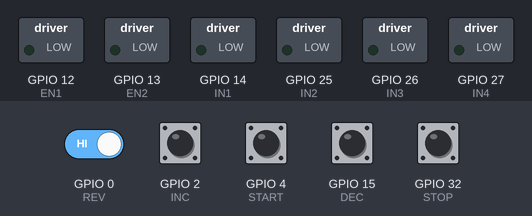
Bench run of a sketch on a simulated ESP32. Parts: switched loads named in the sketch (green lamp = pin HIGH). Dashed ring = blinking. The inputs (shaded band) are chosen by the test bench; at power-on: GPIO 0 (REV), GPIO 2 (INC), GPIO 4 (START), GPIO 15 (DEC), GPIO 32 (STOP) HIGH.

Above: at 1.2 s.
1.3 s: GPIO 4 (START) pulled LOW for 0.15 s
At 1.92 s:
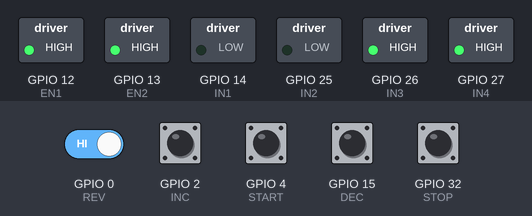
4.3 s: GPIO 0 (REV) driven LOW
At 5.29 s:
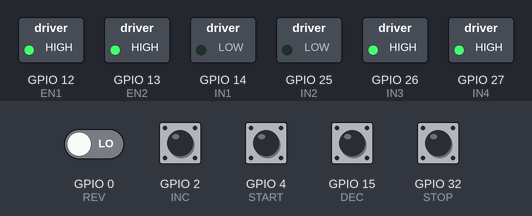
7.3 s: GPIO 32 (STOP) pulled LOW for 1 s
At 7.65 s:
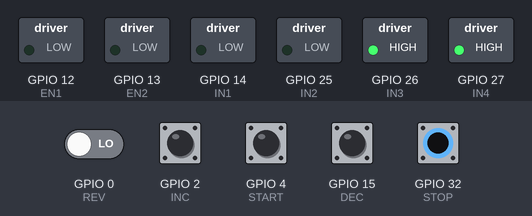
9.8 s: GPIO 4 (START) pulled LOW for 1 s
At 10.3 s:
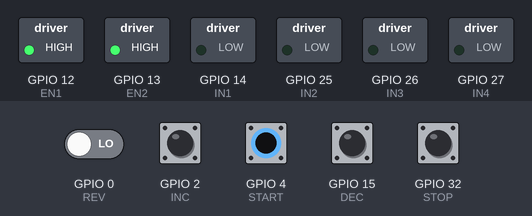
13.0 s: GPIO 32 (STOP) pulled LOW for 1 s
At 13.62 s:
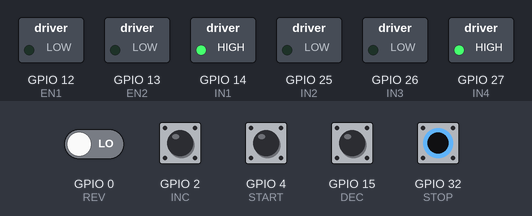
Timing chart, 0 to 16.0 s (numbered marks = the images above; inputs shaded):
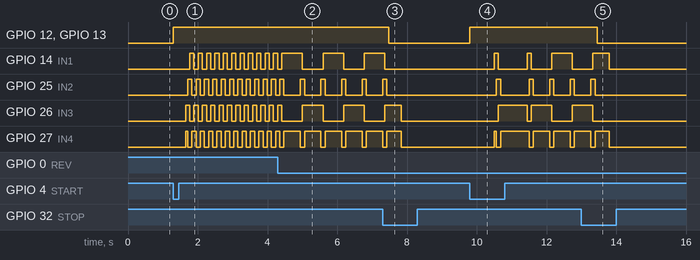

The sketch:

Stepper_Motor.ino
```cpp
#define EN1 12
#define EN2 13
#define IN1 14
#define IN2 25
#define IN3 26
#define IN4 27

#define START 4
#define STOP  32
#define REV   0
#define INC   2
#define DEC   15

#define PERIOD_MAX 100U
#define PERIOD_MIN 30U

#define DEBOUNCE 350U

bool dir = false, Run = false;
int period = 60;

void setup() {
  pinMode(START, INPUT);
  pinMode(STOP, INPUT);
  pinMode(REV, INPUT);
  pinMode(INC, INPUT);
  pinMode(DEC, INPUT);

  pinMode(EN1, OUTPUT);
  pinMode(EN2, OUTPUT);
  pinMode(IN1, OUTPUT);
  pinMode(IN2, OUTPUT);
  pinMode(IN3, OUTPUT);
  pinMode(IN4, OUTPUT);

  digitalWrite(EN1, LOW);
  digitalWrite(EN2, LOW);
}

void loop() {
  if (!digitalRead(START)) {
    Run = true;
    dir = true;
    digitalWrite(EN1,HIGH);
    digitalWrite(EN2,HIGH);
    delay(DEBOUNCE);
  }

  if (!digitalRead(STOP)) {
    Run = false;
    digitalWrite(EN1, LOW);
    digitalWrite(EN2, LOW);
    delay(DEBOUNCE);
  }

  if ((!digitalRead(REV)) && Run) {
    dir = !dir;
    delay(DEBOUNCE);
  }

  if (!digitalRead(INC)) {
    if (period > PERIOD_MIN) {
      period -= 10;
    } else {
      period = PERIOD_MIN;
    }
    delay(DEBOUNCE);
  }

  if (!digitalRead(DEC)) {
    if (period < PERIOD_MAX) {
      period += 10;
    } else {
      period = PERIOD_MAX;
    }
    delay(DEBOUNCE);
  }


  if (Run) {
    if (dir) {
      //Clockwise Direction
      digitalWrite(IN1, LOW);
      digitalWrite(IN2, LOW);
      digitalWrite(IN3, HIGH);
      digitalWrite(IN4, HIGH);
      delay(period);
      digitalWrite(IN1, LOW);
      digitalWrite(IN2, HIGH);
      digitalWrite(IN3, HIGH);
      digitalWrite(IN4, LOW);
      delay(period);
      digitalWrite(IN1, HIGH);
      digitalWrite(IN2, HIGH);
      digitalWrite(IN3, LOW);
      digitalWrite(IN4, LOW);
      delay(period);
      digitalWrite(IN1, HIGH);
      digitalWrite(IN2, LOW);
      digitalWrite(IN3, LOW);
      digitalWrite(IN4, HIGH);
      delay(period);
    } else {
      //Anticlockwise Direction
      digitalWrite(IN1, HIGH);
      digitalWrite(IN2, LOW);
      digitalWrite(IN3, LOW);
      digitalWrite(IN4, HIGH);
      delay(period);
      digitalWrite(IN1, HIGH);
      digitalWrite(IN2, HIGH);
      digitalWrite(IN3, LOW);
      digitalWrite(IN4, LOW);
      delay(period);
      digitalWrite(IN1, LOW);
      digitalWrite(IN2, HIGH);
      digitalWrite(IN3, HIGH);
      digitalWrite(IN4, LOW);
      delay(period);
      digitalWrite(IN1, LOW);
      digitalWrite(IN2, LOW);
      digitalWrite(IN3, HIGH);
      digitalWrite(IN4, HIGH);
      delay(period);
    }
  }
  else
  {
    digitalWrite(EN1,LOW);
    digitalWrite(EN2,LOW);
    digitalWrite(IN1,LOW);
    digitalWrite(IN2,LOW);
    digitalWrite(IN3,LOW);
    digitalWrite(IN4,LOW);

  }


}
```

Measured:
- after the input at 1.3 s, GPIO 12 (EN1), GPIO 13 (EN2): LOW → HIGH at once
- after the input at 4.3 s, GPIO 14 (IN1), GPIO 26 (IN3): alternates HIGH for 0.59 s and LOW for 0.59 s, starting after 0.70 s; GPIO 25 (IN2): alternates HIGH for 0.12 s and LOW for 0.47 s, starting after 0.64 s; GPIO 27 (IN4): alternates HIGH for 0.47 s and LOW for 0.12 s, starting after 0.64 s
- after the input at 7.3 s, GPIO 12 (EN1), GPIO 13 (EN2): HIGH → LOW after 0.18 s; GPIO 14 (IN1), GPIO 25 (IN2): goes on until 7.4 s, then stays LOW
- after the input at 9.8 s, GPIO 12 (EN1), GPIO 13 (EN2): LOW → HIGH at once
- after the input at 13.0 s, GPIO 12 (EN1), GPIO 13 (EN2): HIGH → LOW after 0.45 s; GPIO 25 (IN2): goes on until 13.4 s, then stays LOW; GPIO 26 (IN3): goes on until 13.3 s, then stays LOW
